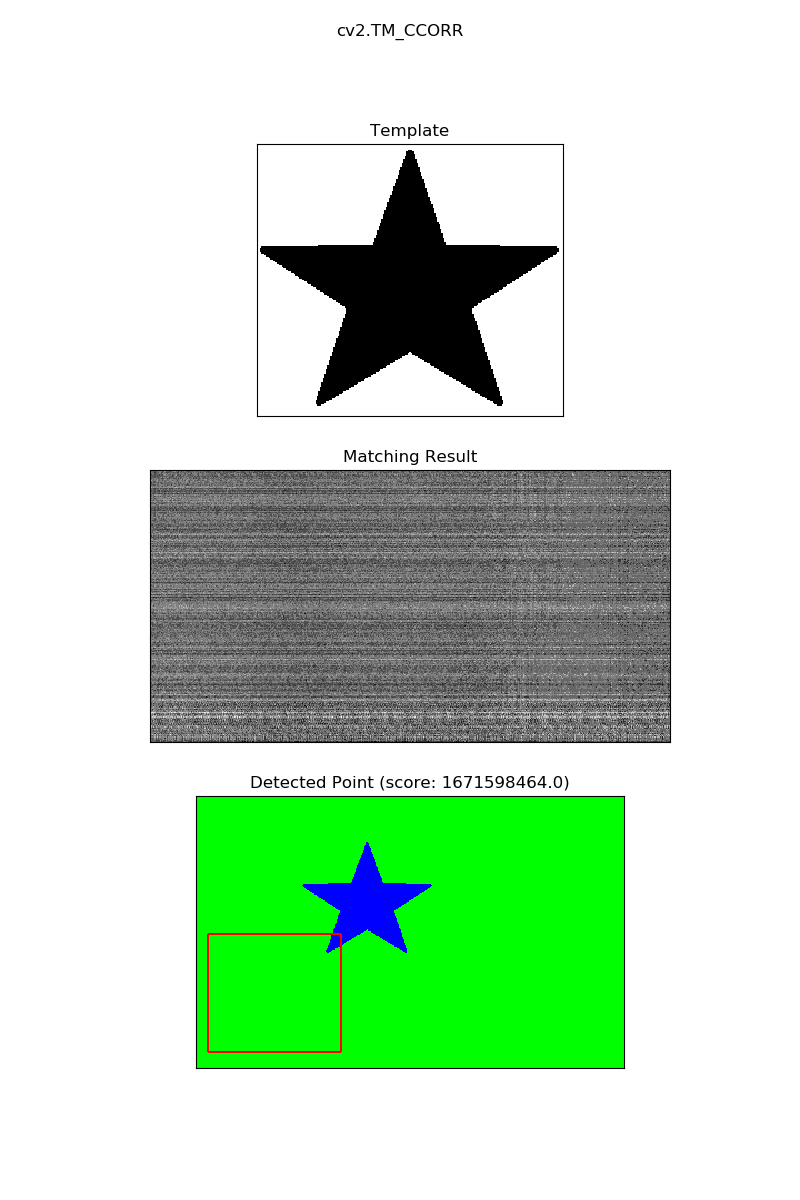
#> input picture test2png.png, 800 x 1200 px
$ python 18-elsd-1.py
#> lines starting #> are read from the running program, lines starting #| are printed output that depends on the picture
### pylsd/lsd.py
#!/usr/bin/env python
# -*- coding: utf-8 -*-
# @Date    : 2015-12-19 02:09:53
# @Author  : Gefu Tang (tanggefu@gmail.com)
# @Link    : https://github.com/primetang/pylsd
# @Version : 0.0.1

from .bindings.lsd_ctypes import *


def lsd(src):
    rows, cols = src.shape
    src = src.reshape(1, rows * cols).tolist()[0]

    temp = os.path.abspath(str(np.random.randint(1, 1000000)) + 'ntl.txt').replace('\\', '/')
    temp = os.path.abspath(str(np.random.randint(1, 1000000)) + 'ntl.txt').replace('\\', '\\')

    lens = len(src)
    src = (ctypes.c_double * lens)(*src)
    lsdlib.lsdGet(src, ctypes.c_int(rows), ctypes.c_int(cols), temp)

    temp = temp.replace('\\', '/')
    fp = open(temp, 'r')
    cnt = fp.read().strip().split(' ')
    fp.close()
    os.remove(temp)

    count = int(cnt[0])
    dim = int(cnt[1])
    lines = np.array([float(each) for each in cnt[2:]])
    lines = lines.reshape(count, dim)

    return lines

### 18-elsd-1.py
import cv2
import numpy as np
import os
from pylsd.lsd import lsd

fullName = 'test2png.png'
folder, imgName = os.path.split(fullName)
src = cv2.imread(fullName, cv2.IMREAD_COLOR)
#> src is the input picture: shape (1200, 800, 3); mean B, G, R 195.2, 222.9, 194.1
gray = cv2.cvtColor(src, cv2.COLOR_BGR2GRAY)
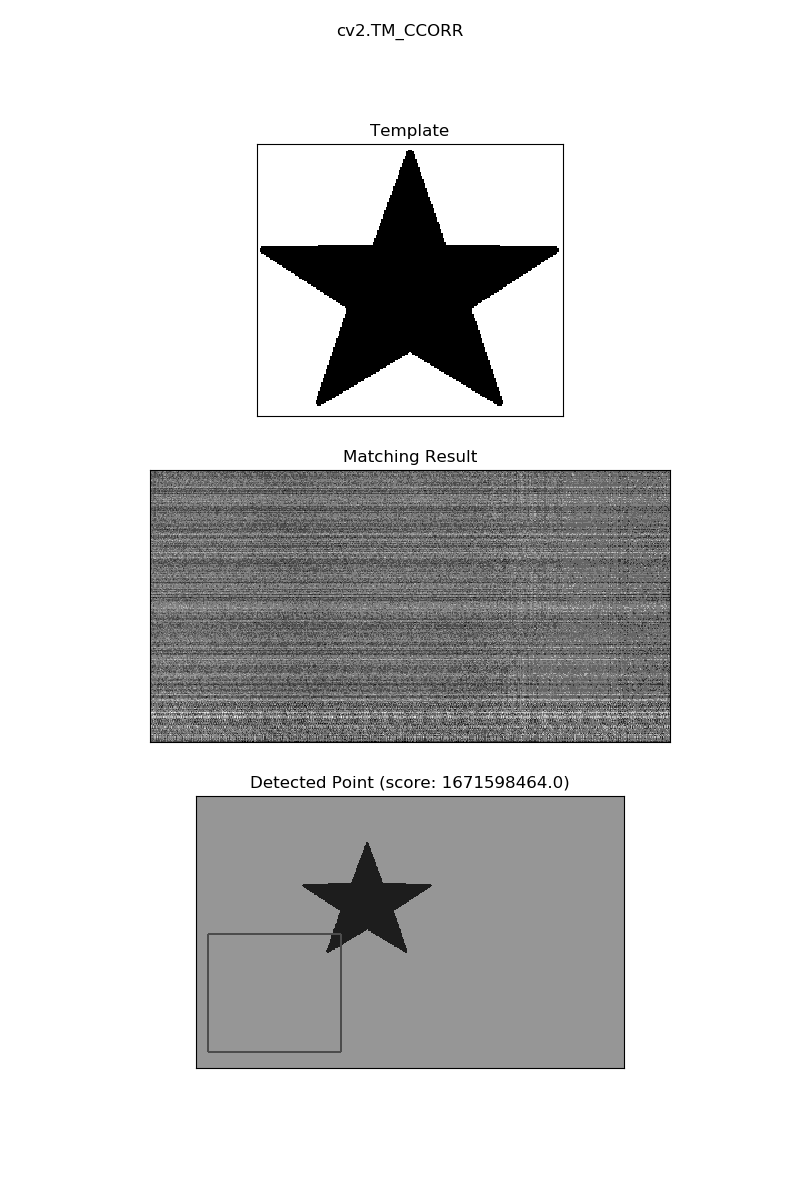
#> gray: shape (1200, 800); min 0, max 255, mean 211.2
lines = lsd(gray)
#> in lsd, `src = src.reshape(1, rows * cols).tolist()[0]`: src = 960000 items
#> (the run stopped early here; a loop or call above may not have finished)
